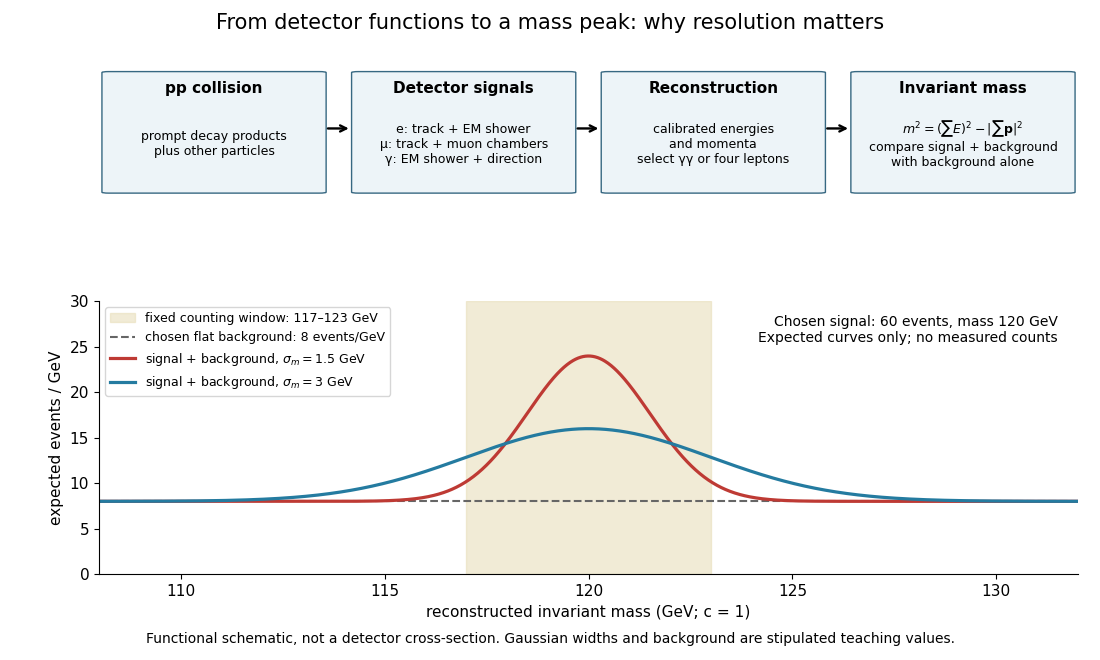

Source code (Python):
"""Original detector-function schematic and stipulated resonance model.

Python 3.14, matplotlib 3.10.7, numpy 2.3.5. Run from _media.
The curves are expectations for chosen parameters, never 2012 event data.
"""
from pathlib import Path

import matplotlib.pyplot as plt
from matplotlib.patches import FancyBboxPatch
import numpy as np


def main():
    plt.rcParams.update({"font.size": 11, "axes.spines.top": False, "axes.spines.right": False})
    fig = plt.figure(figsize=(11, 6.6), facecolor="white")
    grid = fig.add_gridspec(2, 1, height_ratios=[1, 2.1], hspace=0.52)
    flow = fig.add_subplot(grid[0])
    flow.set(xlim=(0, 1), ylim=(0, 1))
    flow.axis("off")
    boxes = [
        (0.01, "pp collision", "prompt decay products\nplus other particles"),
        (0.265, "Detector signals", "e: track + EM shower\nμ: track + muon chambers\nγ: EM shower + direction"),
        (0.52, "Reconstruction", "calibrated energies\nand momenta\nselect γγ or four leptons"),
        (0.775, "Invariant mass", r"$m^2=(\sum E)^2-|\sum\mathbf{p}|^2$" + "\ncompare signal + background\nwith background alone"),
    ]
    for x, title, label in boxes:
        flow.add_patch(FancyBboxPatch((x, 0.03), 0.215, 0.92, boxstyle="round,pad=0.007", facecolor="#edf4f8", edgecolor="#376882"))
        flow.text(x + 0.1075, 0.79, title, ha="center", weight="bold", fontsize=11)
        flow.text(x + 0.1075, 0.4, label, ha="center", va="center", fontsize=9)
        if x < 0.7:
            flow.annotate("", (x + 0.248, 0.52), (x + 0.221, 0.52), arrowprops={"arrowstyle": "->", "lw": 1.7})
    ax = fig.add_subplot(grid[1])
    masses = np.linspace(108, 132, 1601)
    ax.axvspan(117, 123, color="#e8dfbb", alpha=0.6, label="fixed counting window: 117–123 GeV")
    ax.axhline(8, color="0.4", linestyle="--", label="chosen flat background: 8 events/GeV")
    for sigma, color in [(1.5, "#be3a34"), (3.0, "#247ba0")]:
        density = 8 + 60 / (np.sqrt(2 * np.pi) * sigma) * np.exp(-0.5 * ((masses - 120) / sigma) ** 2)
        ax.plot(masses, density, color=color, lw=2.3, label=rf"signal + background, $\sigma_m={sigma:g}$ GeV")
    ax.set(xlim=(108, 132), ylim=(0, 30), xlabel="reconstructed invariant mass (GeV; c = 1)", ylabel="expected events / GeV")
    ax.legend(loc="upper left", fontsize=9)
    ax.text(131.5, 28.5, "Chosen signal: 60 events, mass 120 GeV\nExpected curves only; no measured counts", ha="right", va="top", fontsize=10)
    fig.suptitle("From detector functions to a mass peak: why resolution matters", fontsize=15)
    fig.text(0.5, 0.025, "Functional schematic, not a detector cross-section. Gaussian widths and background are stipulated teaching values.", ha="center", fontsize=10)
    fig.subplots_adjust(left=0.09, right=0.98, bottom=0.13, top=0.9)
    fig.savefig(Path(__file__).stem + ".png", dpi=100, facecolor="white", transparent=False)
    plt.close(fig)


if __name__ == "__main__":
    main()
